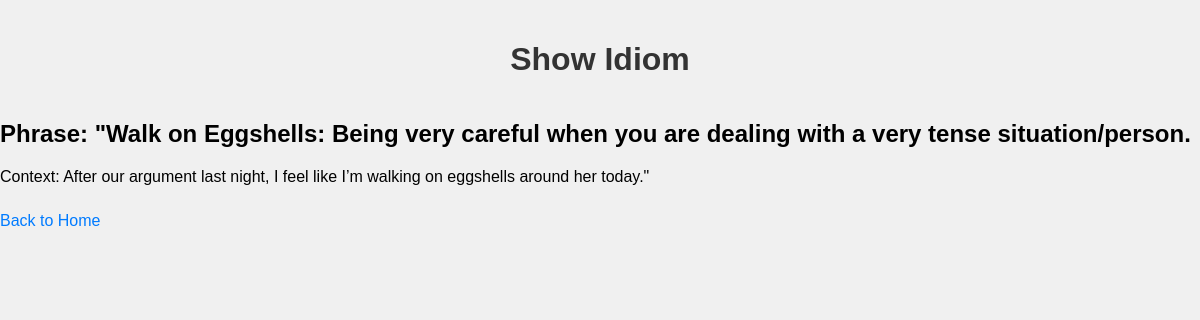
The page /show/2 on the database its author committed.
### main.py (models this page shows)
class Idiom(db.Model):
    id = db.Column(db.Integer, primary_key=True)
    phrase = db.Column(db.String(80), unique=True, nullable=False)
    context = db.Column(db.String(120), nullable=False)

### main.py (the view)
@app.route('/show/<int:id>')
def show_idiom(id):
    idiom = Idiom.query.get_or_404(id)
    return render_template('show_idiom.html', idiom=idiom)

### templates/show_idiom.html (shortened to what this page needs)
<!DOCTYPE html>
<html>
    <head>
        <link rel="stylesheet" href="{{ url_for('static', filename='styles.css') }}">
    </head>
<body>
    <h1>Show Idiom</h1>
    <h2>Phrase: {{ idiom.phrase }}</h2>
    <p>Context: {{ idiom.context }}</p>
    <a href="{{ url_for('home') }}">Back to Home</a>
</body>
</html>

### static/styles.css (style rules this page uses)
body { font-family: Arial, sans-serif; margin: 0; padding: 0; background-color: #f0f0f0; }
h1 { color: #333; text-align: center; padding: 20px 0; }
a { display: inline-block; margin: 10px 0; color: #007BFF; text-decoration: none; }

### rows shown on the page
Idiom: phrase "\"Walk on Eggshells: Being very careful when you are dealing with a very tense situation/person.", context "After our argument last night, I feel like I’m walking on eggshells around her today.\""
